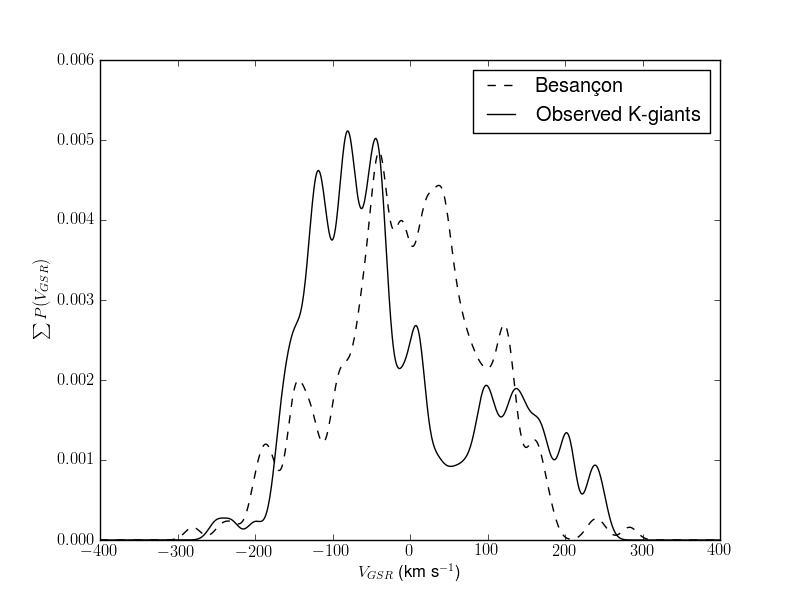

The Python source for this figure:
import matplotlib.pyplot as plt
import glob
import atpy
from numpy import *
import re
import ephem

filenames = glob.glob('*.resu')

bandwidth = 10.0
x = arange(-400., 400., 1.)


besanconVgsr = []
color = []
mag = []
VgsrCorrection = 0.0
for filename in filenames:
    
    datafile = open(filename, 'r')
    content = datafile.readlines()
    
    for line in content:
        if re.search('a\(2000\.0\)\s+:\s+', line):
            
            # could be done better, but fuck it
            a, b, c = line.split(':')
            b, a = b.split('Step')
            
            ra1, ra2 = b.split('-')
            ra1 = ra1.replace('h', ':').replace('m', ':').strip(' s').replace(' ', '')
            ra2 = ra2.replace('h', ':').replace('m', ':').strip(' s').replace(' ', '')
            ra1 = ephem.Equatorial(ra1, 0., epoch=ephem.J2000)
            ra2 = ephem.Equatorial(ra2, 0., epoch=ephem.J2000)
            
            ra = 0.5*(ra2.ra - ra1.ra) + ra1.ra
            
            c, d = c.split('Step')
            dec1, dec2 = c.split(' - ')
            
            dec1 = dec1.replace('d', ':').replace('m', ':').strip(' s').replace(' ', '')
            dec2 = dec2.replace('d', ':').replace('m', ':').strip(' s').replace(' ', '')
            dec1 = ephem.Equatorial(0., dec1, epoch=ephem.J2000)
            dec2 = ephem.Equatorial(0., dec2, epoch=ephem.J2000)
            
            dec = 0.5*(dec2.dec - dec1.dec) + dec1.dec
            
            coords = ephem.Equatorial(ra, dec, epoch=ephem.J2000)
            galactic = ephem.Galactic(coords, epoch=1958)
            l, b = [degrees(_) for _ in [galactic.long, galactic.lat]]

            # Get heliocentric and galactocentric corrections (Website stefan gave me)
            #VgsrmVobs = 220.0*sin(l)*cos(b) + 9.0*cos(l)*cos(b) + 12.0*sin(l)*cos(b) + 7.0*sin(b) 
      
            # Yanny 2009
            #VgsrmVobs = 10.1*cos(b)*cos(l) + 224.0*cos(b)*sin(l) + 6.7*sin(b)
    
            # Beaulieu & Freeman, et al 2000 (they call it Vlos,GC)
            VgsrCorrection = 220.0*sin(radians(l))*cos(radians(b)) + 16.5*(sin(radians(b))*sin(radians(25)) + cos(radians(b))*cos(radians(25))*cos(radians(l-53)))
 
            
        elif re.search('\(l =\s+\d{1,3}\.\d; b =\s+\d{1,2}\.\d\)', line):
            
            l, b, d = line.split(';')
            
            l = float(l.strip(' =l('))
            b = float(b.split(')')[0].strip(' b='))
                      
            VgsrCorrection = 220.0*sin(radians(l))*cos(radians(b)) + 16.5*(sin(radians(b))*sin(radians(25)) + cos(radians(b))*cos(radians(25))*cos(radians(l-53)))

            
        elif re.search('(-?\d{1,3}\.?\d{0,5}\s+){24}', line):
            besanconVgsr.append(float(line.split()[15]) + VgsrCorrection)
            color.append(float(line.split()[8])) #B-V U-B V-I V-K V
            mag.append(float(line.split()[1])) # Mv
            

y = zeros(len(x))
for vgsr in besanconVgsr:
    y += exp((-(x-vgsr)**2)/(2*bandwidth**2))/sqrt(2*pi)
    
 


observations = atpy.Table('combined.xml', verbose=False)


subsetLogic = '(observations.K_Giants == True) & (-250. < observations.Vgsr) & (observations.Vgsr < 250.)'


# Generate the subset

observationsSubset = observations.where(eval(subsetLogic)).data



z = zeros(len(x))
for vgsr in observationsSubset['Vgsr']:
    z += exp((-(x-vgsr)**2)/(2*bandwidth**2))/sqrt(2*pi)

# Scale the kernel
y = y / (len(besanconVgsr) * bandwidth)
z = z / (len(observationsSubset['Vgsr']) * bandwidth)
    

plt.close('all')
fig = plt.figure()

labelsize = 14.5
ax = fig.add_subplot(111)

ax.plot(x, y, 'k--', label=r'Besan\c{c}on') # besancon
ax.plot(x, z, 'k-', label='Observed K-giants') # observed

ax.set_xlabel('$V_{GSR}$ (km s$^{-1}$)', labelsize=labelsize)
ax.set_ylabel('$\sum{}P(V_{GSR})$',labelsize=labelsize)
ax.legend()
plt.draw()
plt.savefig('besancon.eps')

plt.close('all')
fig = plt.figure()
ax = fig.add_subplot(111)

ax.scatter(mag, color)
ax.set_xlabel('B-V')
ax.set_ylabel('$M_V$')

plt.draw()
plt.savefig('besancon-cmd.eps')
plt.close('all')
